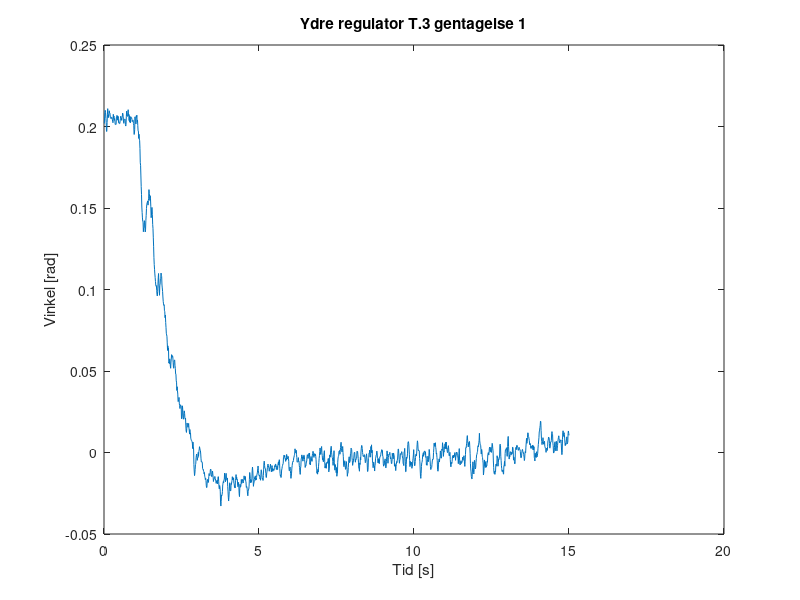

The MATLAB source for this figure: (Note: this script raises an error after producing the figure.)
clc
clear all
close all

load('dataYdre.mat');
load('dataYdre2.mat');

realdata=[dataYdre(1:29318);dataYdre2(1:13274)];

n=1500;
for i = 1:n
    tid(i) = 0.01 * i;
end

data(:,1)=realdata(1:1500);
data(:,2)=realdata(2651:4150);
data(:,3)=realdata(6201:7700);
data(:,4)=realdata(7851:9350);
data(:,5)=realdata(11351:12850);
data(:,6)=realdata(13751:15250);
data(:,7)=realdata(16551:18050);
data(:,8)=realdata(20051:21550);
data(:,9)=realdata(22251:23750);
data(:,10)=realdata(24601:26100);

for i = 1:10
    dataFilt(1,i) = data(1,i);
    dataFilt(2,i) = (data(1,i) + data(2,i))/2;
end

for i = 1:10
    for ii=1:1498
        dataFilt(ii+2,i)=(data(ii,i)+data(ii+1,i)+data(ii+2,i))/3;
    end
end


temp = zeros(10);

for i=1:10
    for ii=1001:1500
        temp(i) = temp(i) + dataFilt(ii,i);
    end
end


offset = temp/500;

for i=1:10
    figure(i);
    plot(tid,dataFilt(:,i)-offset(i));
    a=sprintf('Ydre regulator T.3 gentagelse %d',i);
    title(a)
    ylabel("Vinkel [rad]");
    xlabel("Tid [s]");
    yline(0.0175);
    yline(-0.0175);
end



%plot(data);

